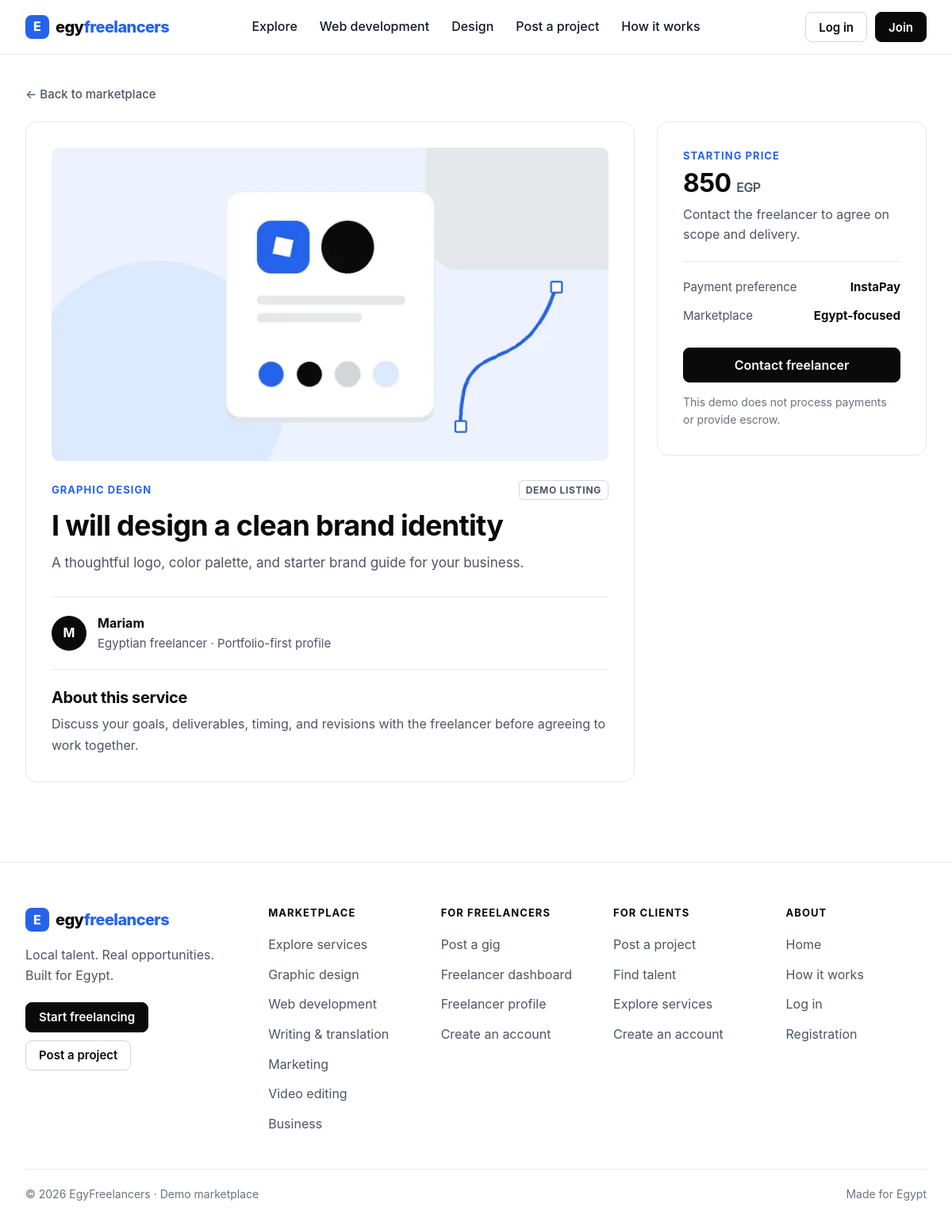
The app's page /gig/1 with its own data.
### tables this page shows
CREATE TABLE gigs(
 id INTEGER PRIMARY KEY AUTOINCREMENT,
 title TEXT NOT NULL,
 description TEXT NOT NULL,
 category TEXT NOT NULL,
 price INTEGER NOT NULL CHECK(price > 0),
 payment_method TEXT NOT NULL,
 seller_name TEXT NOT NULL,
 status TEXT NOT NULL DEFAULT 'pending',
 created_at TEXT NOT NULL DEFAULT CURRENT_TIMESTAMP
);

### app.py (the view)
@app.route("/gig/<int:gig_id>")
def gig_detail(gig_id):
    with connect() as conn:
        gig = conn.execute("SELECT * FROM gigs WHERE id=? AND status='approved'", (gig_id,)).fetchone()
    return render_template("client/gig_detail.html", gig=gig), (200 if gig else 404)

### app.py (called while the page is built)
def connect():
    conn = sqlite3.connect(DB_PATH)
    conn.row_factory = sqlite3.Row
    return conn

@app.context_processor
def shared():
    return {"categories": CATEGORIES, "payments": PAYMENTS}

### templates/client/gig_detail.html (shortened to what this page needs)
{% extends "base.html" %}
{% block content %}
<section class="wrap detail-page">
{% if gig %}
  <a class="back-link" href="{{ url_for('explore') }}">← Back to marketplace</a>
  <div class="detail-layout">
    <article class="detail-main">
      <div class="detail-art"><img src="{{ url_for('static', filename='img/cat-' ~ gig.category ~ '.webp') }}" width="640" height="400" alt="{{ categories.get(gig.category, gig.category) }} illustration"></div>
      <div class="detail-meta"><span class="eyebrow">{{ categories.get(gig.category, gig.category) }}</span><span class="demo-label">DEMO LISTING</span></div>
      <h1>{{ gig.title }}</h1>
      <p class="detail-description">{{ gig.description }}</p>
      <div class="seller-profile"><div class="seller-avatar" aria-hidden="true">{{ gig.seller_name[:1]|upper }}</div><div><b>{{ gig.seller_name }}</b><small>Egyptian freelancer · Portfolio-first profile</small></div></div>
      <div class="detail-section"><h2>About this service</h2><p>Discuss your goals, deliverables, timing, and revisions with the freelancer before agreeing to work together.</p></div>
    </article>
    <aside class="order-panel" aria-label="Pricing and contact">
      <span class="eyebrow">Starting price</span>
      <h2>{{ "{:,}".format(gig.price) }} <small>EGP</small></h2>
      <p>Contact the freelancer to agree on scope and delivery.</p>
      <div class="order-divider"></div>
      <div class="order-row"><span>Payment preference</span><b>{{ payments.get(gig.payment_method, gig.payment_method) }}</b></div>
      <div class="order-row"><span>Marketplace</span><b>Egypt-focused</b></div>
      <a class="btn btn-block" href="{{ url_for('login') }}">Contact freelancer</a>
      <small class="safe-note">This demo does not process payments or provide escrow.</small>
    </aside>
  </div>
{% else %}
  <div class="not-found">
    <h1>Service not found</h1>
    <p>This service may have been removed or is not approved.</p>
    <a class="btn" href="{{ url_for('explore') }}">Return to marketplace</a>
  </div>
{% endif %}
</section>
{% endblock %}

### templates/base.html (shortened to what this page needs)
<!doctype html>
<html lang="en">
<head>
<link rel="stylesheet" href="{{ url_for('static', filename='css/main.css') }}">
</head>
<body>
{% set ep = request.endpoint %}{% set cat = request.args.get('category') %}
<header class="site-header" id="site-header">
  <div class="wrap header-inner">
    <a class="logo" href="{{ url_for('home') }}" aria-label="EgyFreelancers home"><span class="logo-mark" aria-hidden="true">E</span><span class="logo-text">egy<b>freelancers</b></span></a>
    <div class="site-menu" id="site-menu">
      <nav class="main-nav" aria-label="Primary">
        <a href="{{ url_for('explore') }}"{% if ep == 'explore' and not cat %} aria-current="page"{% endif %}>Explore</a>
        <a href="{{ url_for('explore', category='development') }}"{% if ep == 'explore' and cat == 'development' %} aria-current="page"{% endif %}>Web development</a>
        <a href="{{ url_for('explore', category='design') }}"{% if ep == 'explore' and cat == 'design' %} aria-current="page"{% endif %}>Design</a>
        <a href="{{ url_for('post_project') }}"{% if ep == 'post_project' %} aria-current="page"{% endif %}>Post a project</a>
        <a href="{{ url_for('home') }}#how">How it works</a>
      </nav>
      <div class="header-actions">
        <a class="btn btn-secondary btn-sm" href="{{ url_for('login') }}">Log in</a>
        <a class="btn btn-sm" href="{{ url_for('register') }}">Join</a>
      </div>
    </div>
  </div>
</header>
<main id="main">{% block content %}{% endblock %}</main>
<footer class="site-footer">
  <div class="wrap footer-grid">
    <div class="footer-brand">
      <a class="logo" href="{{ url_for('home') }}" aria-label="EgyFreelancers home"><span class="logo-mark" aria-hidden="true">E</span><span class="logo-text">egy<b>freelancers</b></span></a>
      <p>Local talent. Real opportunities. Built for Egypt.</p>
      <div class="footer-actions">
        <a class="btn btn-sm" href="{{ url_for('post_gig') }}">Start freelancing</a>
        <a class="btn btn-secondary btn-sm" href="{{ url_for('post_project') }}">Post a project</a>
      </div>
    </div>
    <nav class="footer-col" aria-labelledby="f-market">
      <h2 id="f-market">Marketplace</h2>
      <ul>
        <li><a href="{{ url_for('explore') }}">Explore services</a></li>
        {% for key, label in categories.items() %}<li><a href="{{ url_for('explore', category=key) }}">{{ label }}</a></li>{% endfor %}
      </ul>
    </nav>
    <nav class="footer-col" aria-labelledby="f-freelancers">
      <h2 id="f-freelancers">For freelancers</h2>
      <ul>
        <li><a href="{{ url_for('post_gig') }}">Post a gig</a></li>
        <li><a href="{{ url_for('freelancer_dashboard') }}">Freelancer dashboard</a></li>
        <li><a href="{{ url_for('freelancer_profile') }}">Freelancer profile</a></li>
        <li><a href="{{ url_for('register') }}">Create an account</a></li>
      </ul>
    </nav>
    <nav class="footer-col" aria-labelledby="f-clients">
      <h2 id="f-clients">For clients</h2>
      <ul>
        <li><a href="{{ url_for('post_project') }}">Post a project</a></li>
        <li><a href="{{ url_for('explore') }}">Find talent</a></li>
        <li><a href="{{ url_for('explore') }}">Explore services</a></li>
        <li><a href="{{ url_for('register') }}">Create an account</a></li>
      </ul>
    </nav>
    <nav class="footer-col" aria-labelledby="f-about">
      <h2 id="f-about">About</h2>
      <ul>
        <li><a href="{{ url_for('home') }}">Home</a></li>
        <li><a href="{{ url_for('home') }}#how">How it works</a></li>
        <li><a href="{{ url_for('login') }}">Log in</a></li>
        <li><a href="{{ url_for('register') }}">Registration</a></li>
      </ul>
    </nav>
  </div>
  <div class="wrap footer-bottom"><span>© 2026 EgyFreelancers · Demo marketplace</span><span>Made for Egypt</span></div>
</footer>
</body>
</html>

### records on screen
gigs: category (picture), get "GRAPHIC DESIGN", title "I will design a clean brand identity", description "A thoughtful logo, color palette, and starter brand guide for your business.", seller_name "M", seller_name "Mariam", price "850", get "InstaPay"

### other values on screen
{{ label }} "Graphic design" "Web development" "Writing & translation" "Marketing" "Video editing" "Business"
